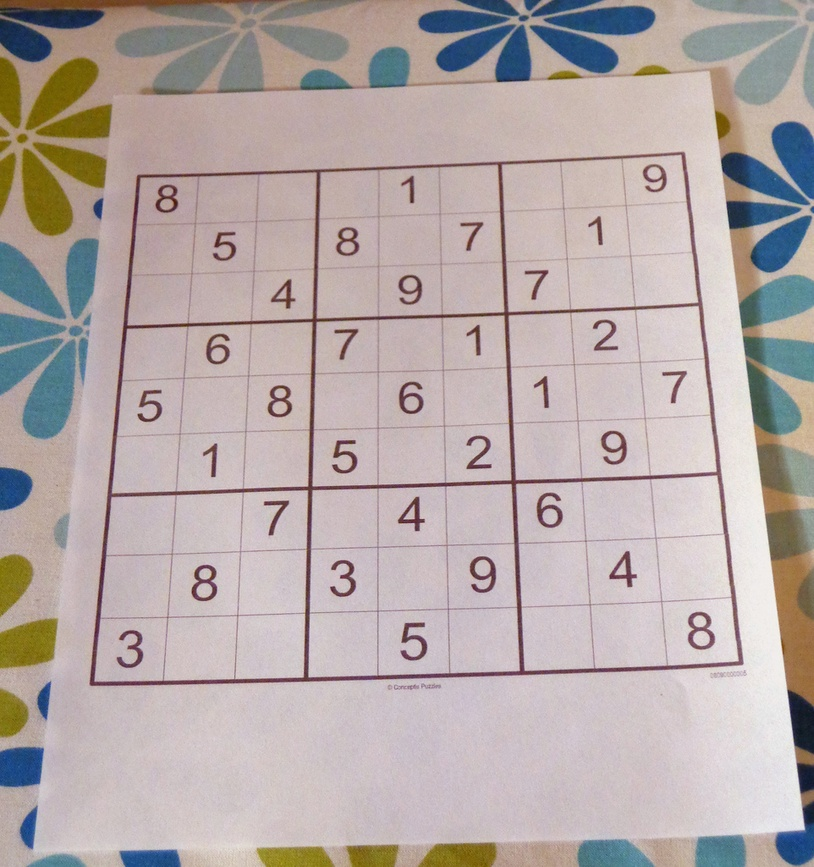
#> input picture notebooks/DATA/sudoku.jpg, 814 x 867 px, shrunk from 962 x 1024 before the run
$ jupyter execute --allow-errors gradients.ipynb   (older library calls are emulated)
#> lines starting #> are read from the running program, lines starting #| are printed output that depends on the picture; after the words box and inside, x2 and y2 are one past the last pixel; in counts of white or black regions, pixels touching at a corner belong together
[cell 1]
import cv2
import numpy as np
import matplotlib.pyplot as plt

[cell 2]
'''
Gradient is an extension of morphological operation which widely helpful for edge detection.
This is continuation of Gradients discussed in 'morphological_operators.ipynb'.

GRADIENT IS AN COLOR INTENSITY CHANGE TO ONE DIRECTION. THERE ARE ALGORITHMS THAT FIND THIS
DIRECTION OD GRADIENT.

In this lecture, we mainly discuss about Sobel-Feldman operators. Which could be used calculate
direction of the gradient and use for edge detection.
'''

[cell 3]
def display_image(img):
    fig = plt.figure(figsize=(12, 10))
    ax = fig.add_subplot(111)
    ax.imshow(img, cmap='gray')

[cell 4]
img = cv2.imread('../../notebooks/DATA/sudoku.jpg', flags=0)
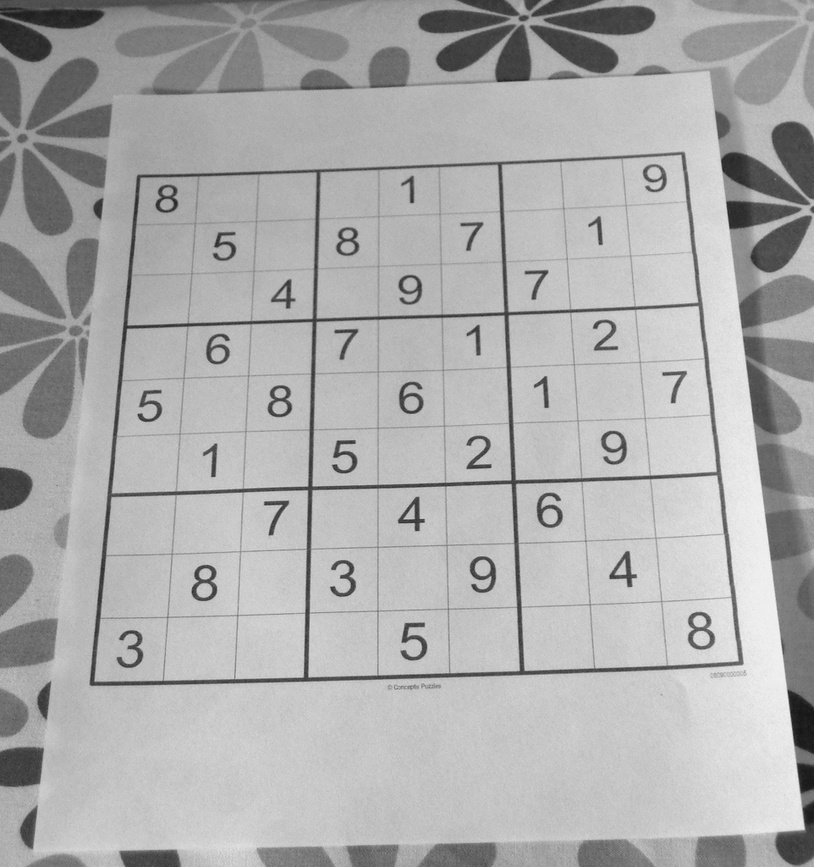
#> img: shape (867, 814); min 19, max 246, mean 172.7
display_image(img)

#> (a cell that did not finish here is left out)

#> (a cell that did not finish here is left out)

[cell 7]
# LAPLACIAN(Fundamental operator in Calculus) operator to do the X and Y SOBEL operations at once.
laplacian = cv2.Laplacian(img, ddepth=cv2.CV_64F, ksize=5)
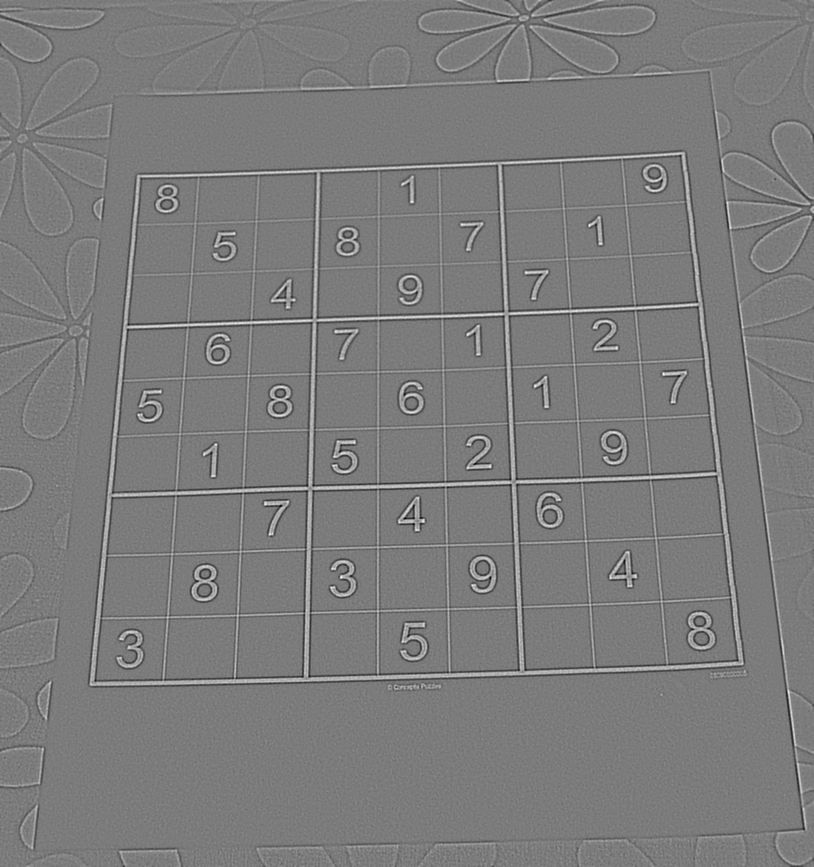
#> laplacian: shape (867, 814) float64; min -4216, max 4458, mean 0; drawn with min black and max white
display_image(laplacian)
# Although, we can use 'cv2.Sobel' to calculate X and Y gradient at once. Laplacian operation gives
# more promising results.

#> (a cell that did not finish here is left out)

[cell 9]
# Adding threshold to original image.
_, threshold = cv2.threshold(img, thresh=100, maxval=255, type=cv2.THRESH_BINARY)
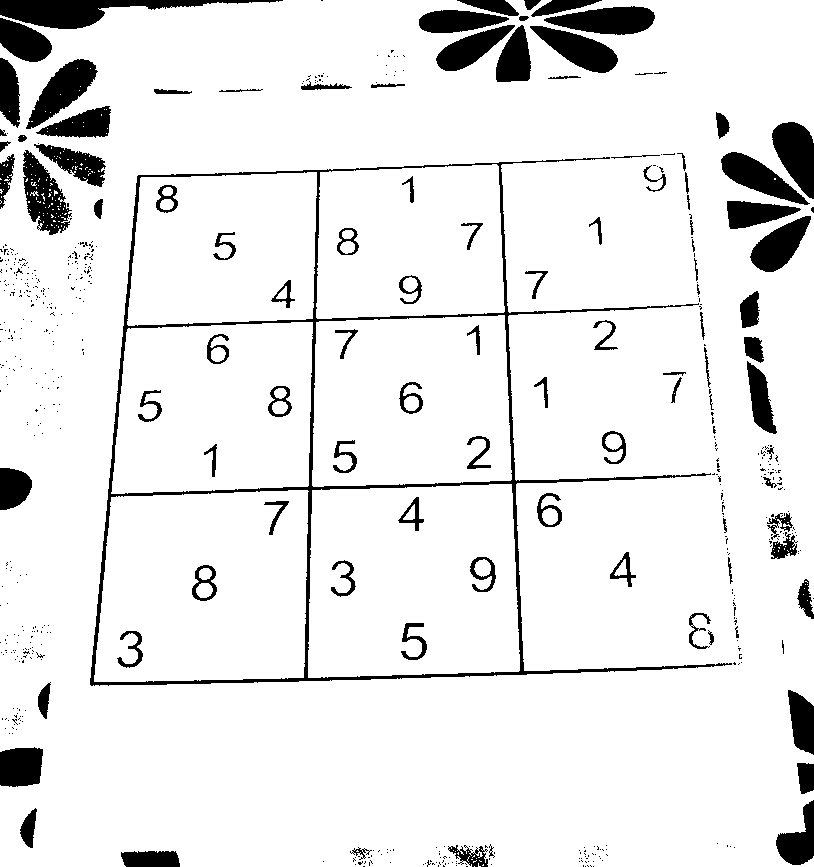
#> threshold: shape (867, 814); 91.1% white; 601 black regions (501 under 20 px), largest, box (x1, y1, x2, y2) and area: (90, 157, 732, 686) 11112, (0, 0, 283, 29) 3417, (26, 59, 98, 129) 2199
display_image(threshold)

$ run again, with notebooks/DATA/Nadia_Murad.jpg copied over notebooks/DATA/sudoku.jpg
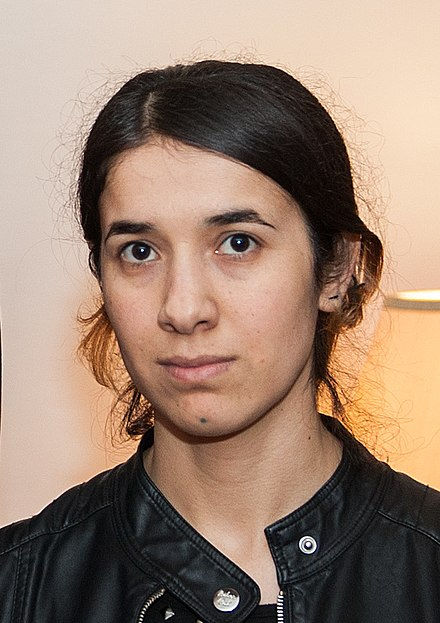
#> input picture notebooks/DATA/Nadia_Murad.jpg, 440 x 623 px
#> `laplacian = cv2.Laplacian(img, ddepth=cv2.CV_64F, ksize=5)`:
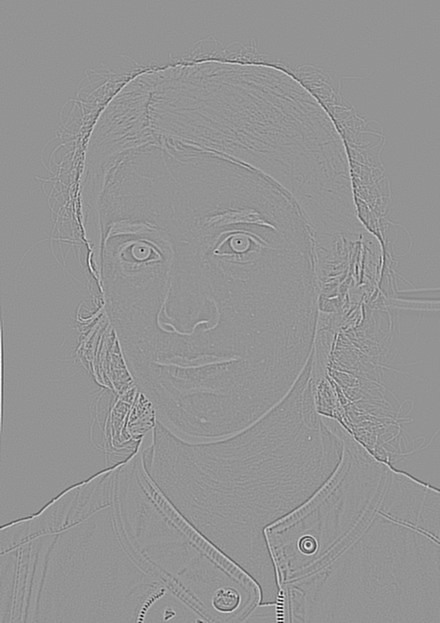
#> laplacian: shape (623, 440) float64; min -11726, max 8520, mean 1; drawn with min black and max white
#> `_, threshold = cv2.threshold(img, thresh=100, maxval=255, type=cv2.THR..`:
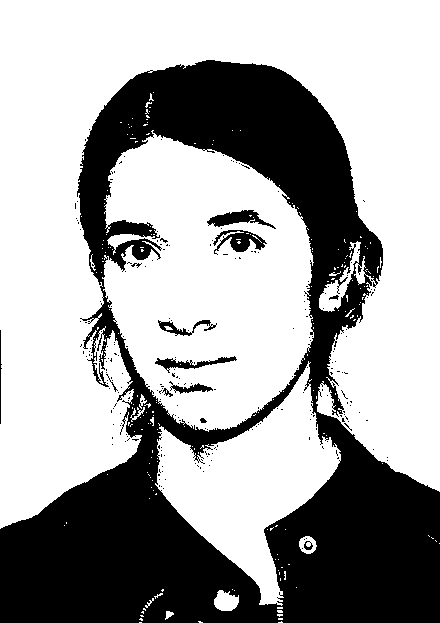
#> threshold: shape (623, 440); 64.6% white; 235 black regions (222 under 20 px), largest, box (x1, y1, x2, y2) and area: (0, 60, 440, 623) 94246, (213, 230, 267, 255) 608, (207, 210, 276, 229) 576
